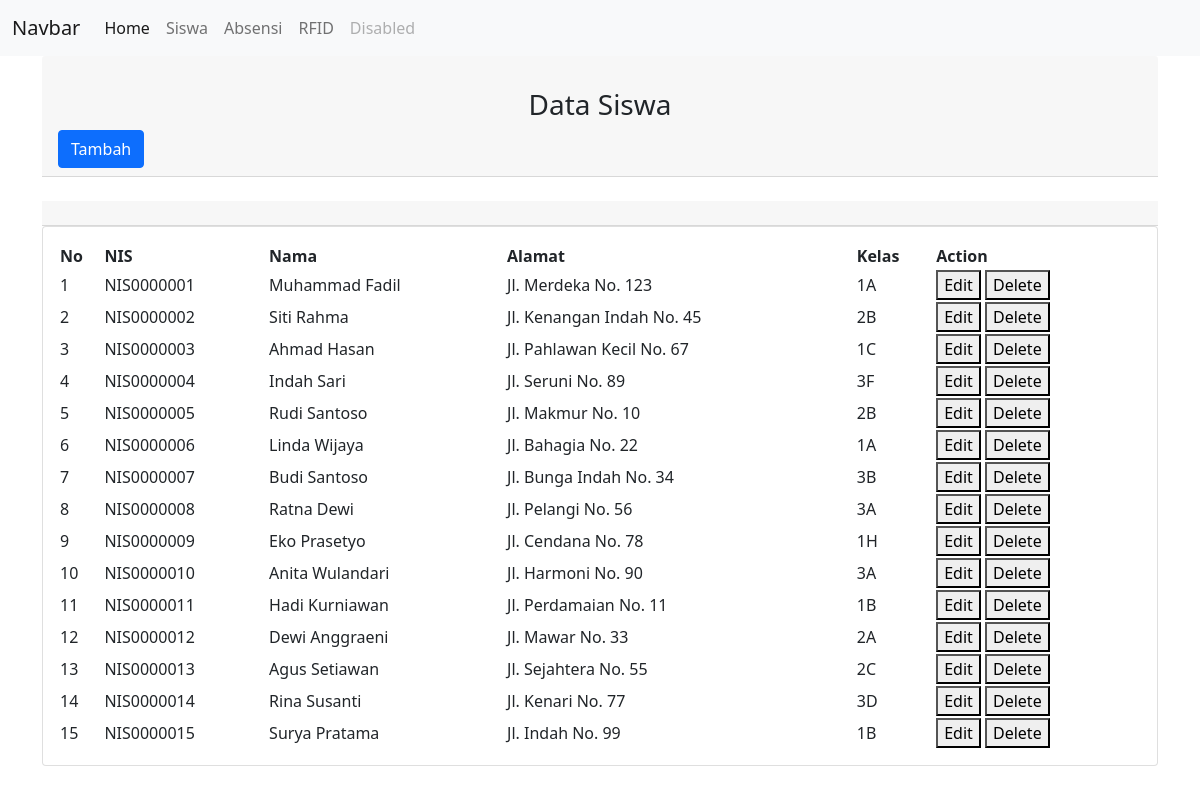
Screenshot of /siswa/siswa.php with the database file from the repository.
### tables this page shows
CREATE TABLE `t_siswa` (
  `id` int(20) NOT NULL,
  `nis` varchar(50) NOT NULL,
  `nama` varchar(50) NOT NULL,
  `alamat` varchar(150) NOT NULL,
  `kelas` varchar(5) NOT NULL,
  `status` int(2) NOT NULL
);

### siswa/getdatasiswa.php (the view, shortened to what this page needs)
<?php
require '../db_connect.php';
$sql = "SELECT * FROM `t_siswa` WHERE 1
ORDER BY `t_siswa`.`id` ASC";
$result = $conn->query($sql);
if ($result->num_rows > 0) {
    $counter = 1;
    while ($row = $result->fetch_assoc()) {
        echo "<tr>
                <td>$counter</td>
                <td>{$row['nis']}</td>
                <td>{$row['nama']}</td>
                <td>{$row['alamat']}</td>
                <td>{$row['kelas']}</td>
                <td>
                <button class='edit-button onclick= editItem(" . $row["id"] . ")'>Edit</button>
                <button class='delete-button onclick= deleteItem(" . $row["id"] . ")'>Delete</button>
                  </td>
            </tr>";
        $counter++;
    }
}
?>

### header.php (shortened to what this page needs)
<!DOCTYPE html>
<html lang="en">
<head>
    <link href="https://cdn.jsdelivr.net/npm/bootstrap@5.0.2/dist/css/bootstrap.min.css" rel="stylesheet"
>
</head>
<body>
    <nav class="navbar navbar-expand-lg navbar-light bg-light">
        <div class="container-fluid">
            <a class="navbar-brand" href="#">Navbar</a>
            <div class="collapse navbar-collapse" id="navbarNav">
                <ul class="navbar-nav">
                    <li class="nav-item">
                        <a class="nav-link active" aria-current="page" href="/RPLABSEN/trial2/index.php">Home</a>
                    </li>
                    <li class="nav-item">
                        <a class="nav-link" href="/RPLABSEN/trial2/siswa/siswa.php">Siswa</a>
                    </li>
                    <li class="nav-item">
                        <a class="nav-link" href="/RPLABSEN/trial2/absensi/absensi.php">Absensi</a>
                    </li>
                    <li class="nav-item">
                        <a class="nav-link" href="/RPLABSEN/trial2/rfid/saverfid.php">RFID</a>
                    </li>
                    <li class="nav-item">
                        <a class="nav-link disabled" href="#" tabindex="-1" aria-disabled="true">Disabled</a>
                    </li>
                </ul>
            </div>
        </div>
    </nav>
</body>
</html>

### siswa/siswa.php (shortened to what this page needs)
<?php include '../header.php'; ?>
<div class="container">
    <div class="card-header"><br>
        <h3 class="text-center">Data Siswa</h3>
        <button onclick="location.href='../viewrfid/add_rfid.php'" class="btn btn-primary float-right">Tambah</button>
    </div><br>
    <div class="card-header">
    </div>
    <div class="card">
        <div class="card-body">
            <table id="datatable" class="display responsive" width="100%">
                <thead>
                    <tr>
                        <th>No</th>
                        <th>NIS</th>
                        <th>Nama</th>
                        <th>Alamat</th>
                        <th>Kelas</th>
                        <th>Action</th>
                    </tr>
                </thead>
                <tbody>
                    <?php include './getdatasiswa.php'; ?>
                </tbody>
            </table>
        </div>
    </div>
</div>

### header.php (style rules this page uses)
.navbar { margin-bottom: 0; border-radius: 0; }

### rows the page displays
t_siswa: nis "NIS0000001", nama "Muhammad Fadil", alamat "Jl. Merdeka No. 123", kelas "1A"
t_siswa: nis "NIS0000002", nama "Siti Rahma", alamat "Jl. Kenangan Indah No. 45", kelas "2B"
t_siswa: nis "NIS0000003", nama "Ahmad Hasan", alamat "Jl. Pahlawan Kecil No. 67", kelas "1C"
t_siswa: nis "NIS0000004", nama "Indah Sari", alamat "Jl. Seruni No. 89", kelas "3F"
t_siswa: nis "NIS0000005", nama "Rudi Santoso", alamat "Jl. Makmur No. 10", kelas "2B"
t_siswa: nis "NIS0000006", nama "Linda Wijaya", alamat "Jl. Bahagia No. 22", kelas "1A"
t_siswa: nis "NIS0000007", nama "Budi Santoso", alamat "Jl. Bunga Indah No. 34", kelas "3B"
t_siswa: nis "NIS0000008", nama "Ratna Dewi", alamat "Jl. Pelangi No. 56", kelas "3A"
t_siswa: nis "NIS0000009", nama "Eko Prasetyo", alamat "Jl. Cendana No. 78", kelas "1H"
t_siswa: nis "NIS0000010", nama "Anita Wulandari", alamat "Jl. Harmoni No. 90", kelas "3A"
t_siswa: nis "NIS0000011", nama "Hadi Kurniawan", alamat "Jl. Perdamaian No. 11", kelas "1B"
t_siswa: nis "NIS0000012", nama "Dewi Anggraeni", alamat "Jl. Mawar No. 33", kelas "2A"
t_siswa: nis "NIS0000013", nama "Agus Setiawan", alamat "Jl. Sejahtera No. 55", kelas "2C"
t_siswa: nis "NIS0000014", nama "Rina Susanti", alamat "Jl. Kenari No. 77", kelas "3D"
t_siswa: nis "NIS0000015", nama "Surya Pratama", alamat "Jl. Indah No. 99", kelas "1B"
